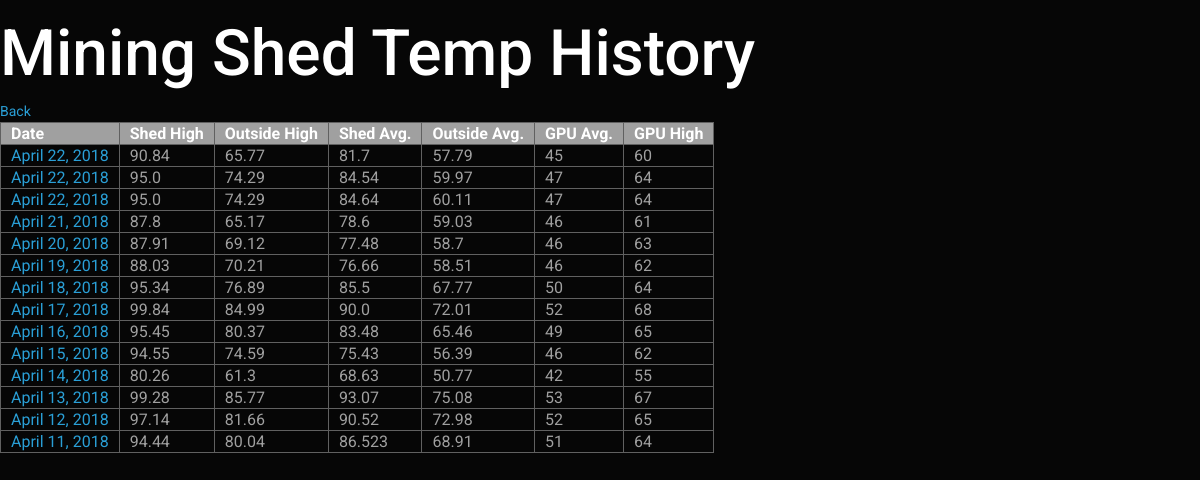
The page /history_list on the database as committed earlier.
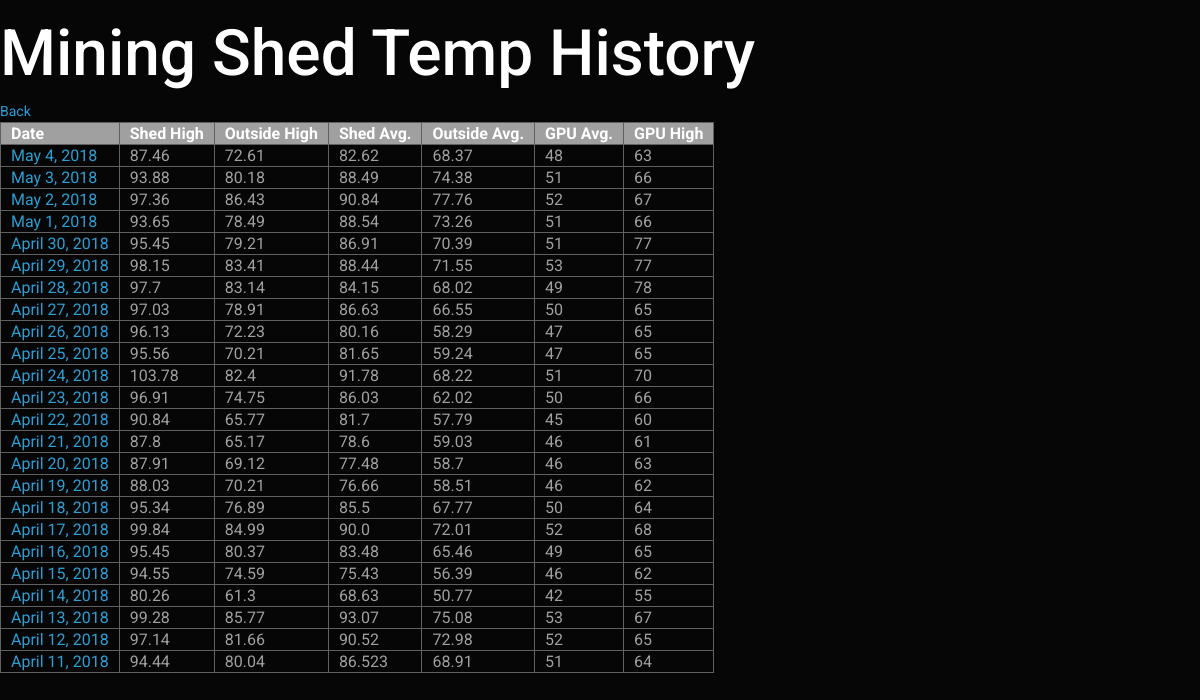
The same page on the database as committed later.
### temp/models.py (models this page shows)
class History(models.Model):
        class Meta:
                ordering = ['-date']
	date = models.DateField()
	avgshed = models.FloatField()
	highshed = models.FloatField()
        avgouts = models.FloatField()
	highouts = models.FloatField()
        avggpu = models.IntegerField()
        highgpu = models.IntegerField()
	starttime = models.DateTimeField()
        endtime = models.DateTimeField(default=timezone.now)
	def __str__(self):
		return self.date.strftime("%m/%d/%Y")

### temp/views.py (the view)
# urls.py: url(r'history_list', views.history_list, name='history_list'),
def history_list(request):
	historys = History.objects.all().order_by('-date')
	return render(request, 'temp/history_list.html', {'historys': historys})

### temp/templates/temp/history_list.html (shortened to what this page needs)
<html>
<head>
</head>
<link rel="stylesheet" href="https://bootswatch.com/4/cyborg/bootstrap.min.css">
<link rel="stylesheet" href="https://bootswatch.com/4/cyborg/bootstrap.css">
<body bgcolor="#000000">
<p>
<div>
 <h1><FONT COLOR="#FFFFFF">Mining Shed Temp History</FONT></h1>
</div>
<a href="..">Back</a>
<table>
 <tr>
  <th bgcolor="#A0A0A0">Date</th>
  <th bgcolor="#A0A0A0">Shed High</th>
  <th bgcolor="#A0A0A0">Outside High</th>
  <th bgcolor="#A0A0A0">Shed Avg.</th>
  <th bgcolor="#A0A0A0">Outside Avg.</th>
  <th bgcolor="#A0A0A0">GPU Avg.</th>
  <th bgcolor="#A0A0A0">GPU High</th>
 </tr>
{% for history in historys %}
 <tr>
  <td> <FONT COLOR="#A0A0A0"><a href="{% url 'history_graph' date=history.date %}">{{ history.date }}</a></FONT></td>
  <td> <FONT COLOR="#A0A0A0">{{ history.highshed }}</FONT></td>
  <td> <FONT COLOR="#A0A0A0">{{ history.highouts }}</FONT></td>
  <td> <FONT COLOR="#A0A0A0">{{ history.avgshed }}</FONT></td>
  <td> <FONT COLOR="#A0A0A0">{{ history.avgouts }}</FONT></td>
  <td> <FONT COLOR="#A0A0A0">{{ history.avggpu }}</FONT></td>
  <td> <FONT COLOR="#A0A0A0">{{ history.highgpu }}</FONT></td>
 </tr>
{% endfor %}
</table>
</html>

### temp/templates/temp/history_list.html (style rules this page uses)
table { border-collapse: collapse; }
table, th, td { border: 1px solid #606060; padding-left: 10px; padding-right: 10px }

Rows that differ between the two databases and show on the page:
removed History: date "April 22, 2018", highshed "95.0", highouts "74.29", avgshed "84.54", avgouts "59.97", avggpu "47", highgpu "64"
removed History: date "April 22, 2018", highshed "95.0", highouts "74.29", avgshed "84.64", avgouts "60.11", avggpu "47", highgpu "64"
added History: date "May 4, 2018", highshed "87.46", highouts "72.61", avgshed "82.62", avgouts "68.37", avggpu "48", highgpu "63"
added History: date "May 3, 2018", highshed "93.88", highouts "80.18", avgshed "88.49", avgouts "74.38", avggpu "51", highgpu "66"
added History: date "May 2, 2018", highshed "97.36", highouts "86.43", avgshed "90.84", avgouts "77.76", avggpu "52", highgpu "67"
added History: date "May 1, 2018", highshed "93.65", highouts "78.49", avgshed "88.54", avgouts "73.26", avggpu "51", highgpu "66"
added History: date "April 30, 2018", highshed "95.45", highouts "79.21", avgshed "86.91", avgouts "70.39", avggpu "51", highgpu "77"
added History: date "April 29, 2018", highshed "98.15", highouts "83.41", avgshed "88.44", avgouts "71.55", avggpu "53", highgpu "77"
added History: date "April 28, 2018", highshed "97.7", highouts "83.14", avgshed "84.15", avgouts "68.02", avggpu "49", highgpu "78"
added History: date "April 27, 2018", highshed "97.03", highouts "78.91", avgshed "86.63", avgouts "66.55", avggpu "50", highgpu "65"
added History: date "April 26, 2018", highshed "96.13", highouts "72.23", avgshed "80.16", avgouts "58.29", avggpu "47", highgpu "65"
added History: date "April 25, 2018", highshed "95.56", highouts "70.21", avgshed "81.65", avgouts "59.24", avggpu "47", highgpu "65"
added History: date "April 24, 2018", highshed "103.78", highouts "82.4", avgshed "91.78", avgouts "68.22", avggpu "51", highgpu "70"
added History: date "April 23, 2018", highshed "96.91", highouts "74.75", avgshed "86.03", avgouts "62.02", avggpu "50", highgpu "66"
